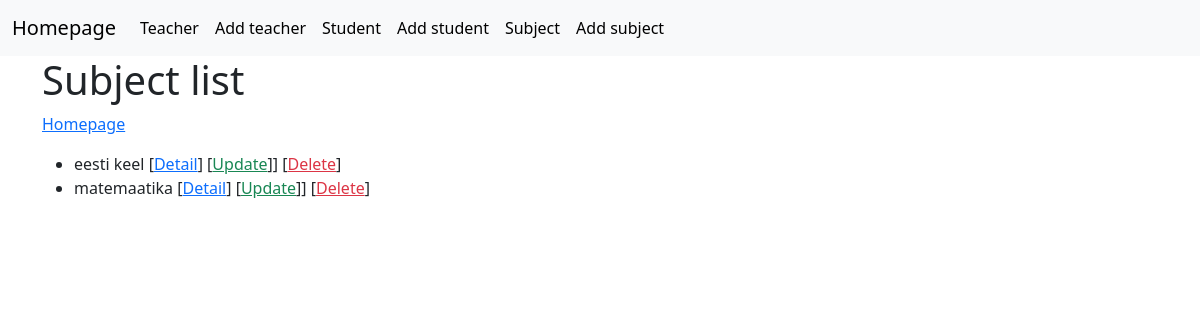
Page /first_app/subject_list/ on the earlier database version.
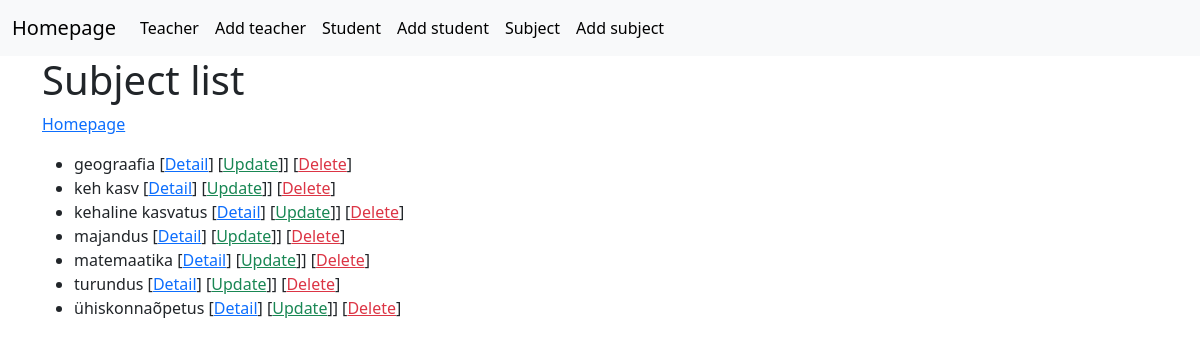
Same page on the later database version.
### first_app/models.py (models this page shows)
class Subject(models.Model):
    subject = models.CharField(max_length=100)
    def __str__(self):
        return f'{self.subject}'

### first_app/views.py (the view)
# urls.py: path('subject_list/', views.SubjectListView.as_view(), name='subject_list'),
class SubjectListView(ListView):
    model = Subject
    queryset = Subject.objects.order_by('subject')
    context_object_name = 'subjects'

### first_app/templates/first_app/subject_list.html (shortened to what this page needs)
{% extends 'base.html' %}
{% block content %}
    <h1>Subject list</h1>
    <a href="{% url 'first_app:home' %}">Homepage</a>
    <ul>
        {% for subject in object_list %}
            <li>
                {{ subject }}
                [<a href="/first_app/subject_detail/{{ subject.id }}">Detail</a>]
                [<a href="/first_app/subject_update/{{ subject.id }}" class="text-success">Update</a>]]
                [<a href="/first_app/subject_delete/{{ subject.id }}" class="text-danger">Delete</a>]
            </li>
        {% endfor %}
    </ul>
{% endblock %}

Differences in the rows shown:
removed Subject: subject "eesti keel"
added Subject: subject "geograafia"
added Subject: subject "keh kasv"
added Subject: subject "kehaline kasvatus"
added Subject: subject "majandus"
added Subject: subject "turundus"
added Subject: subject "ühiskonnaõpetus"
